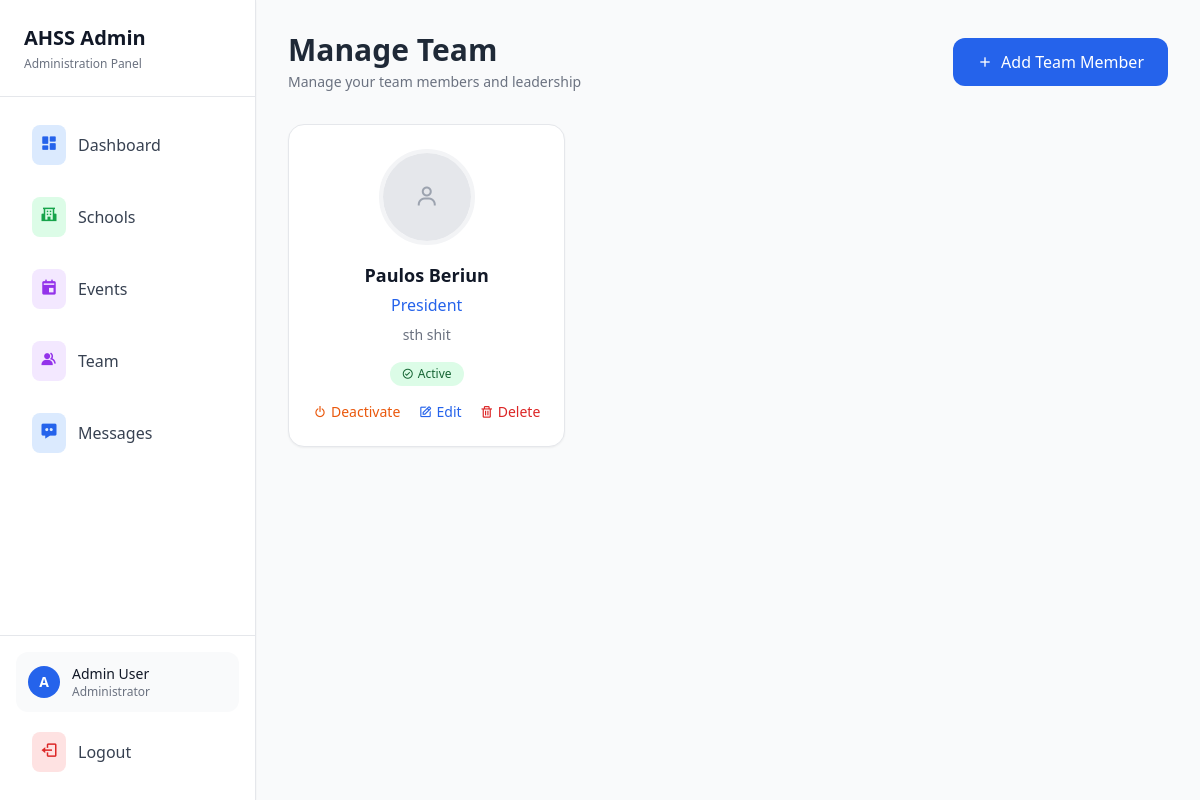
Screenshot of /admin/team (signed in) with the database file from the repository.
### tables this page shows
CREATE TABLE team_members
            (id INTEGER PRIMARY KEY AUTOINCREMENT,
            name TEXT NOT NULL,
            position TEXT NOT NULL,
            description TEXT NOT NULL,
            image_filename TEXT,
            email TEXT,
            social_links TEXT, -- JSON string for multiple social links
            display_order INTEGER DEFAULT 0,
            is_active BOOLEAN DEFAULT 1,
            created_at TIMESTAMP DEFAULT CURRENT_TIMESTAMP,
            updated_at TIMESTAMP DEFAULT CURRENT_TIMESTAMP);

### app.py (the view)
@app.route('/admin/team')
@admin_required
def admin_team():
    conn = get_db_connection()
    team_members = conn.execute('''
        SELECT * FROM team_members
        ORDER BY display_order ASC, created_at DESC
    ''').fetchall()
    conn.close()
    return render_template('admin/team.html', team_members=team_members)

### app.py (called while the page is built)
def get_db_connection():
    conn = sqlite3.connect('site.db')
    conn.row_factory = sqlite3.Row
    return conn

def admin_required(f):
    @wraps(f)
    def decorated_function(*args, **kwargs):
        if 'admin_logged_in' not in session:
            return redirect(url_for('admin_login'))
        return f(*args, **kwargs)
    return decorated_function

### templates/admin/team.html (shortened to what this page needs)
<!DOCTYPE html>
<html lang="en">
<head>
    <script src="https://cdn.tailwindcss.com"></script>
    <link href='https://unpkg.com/boxicons@2.1.4/css/boxicons.min.css' rel='stylesheet'>
</head>
<body class="bg-gray-50 text-gray-800">
    <div class="flex min-h-screen">
        {% include 'admin/include/sidebar.html' %}
        <main class="lg:ml-64 flex-1 p-8">
            <div class="max-w-7xl mx-auto space-y-8">
                <div class="flex items-center justify-between">
                    <div>
                        <h1 class="text-3xl font-bold">Manage Team</h1>
                        <p class="text-gray-500 text-sm mt-1">Manage your team members and leadership</p>
                    </div>
                    <a href="{{ url_for('new_team_member') }}"
                       class="bg-blue-600 hover:bg-blue-700 text-white px-6 py-3 rounded-xl font-medium transition duration-200 flex items-center">
                        <i class='bx bx-plus mr-2'></i> Add Team Member
                    </a>
                </div>
                <div class="grid grid-cols-1 md:grid-cols-2 lg:grid-cols-3 gap-6">
                    {% for member in team_members %}
                    <div class="bg-white rounded-2xl border border-gray-200 shadow-sm p-6 hover:shadow-md transition">
                        <div class="flex flex-col items-center text-center">
                            <div class="w-24 h-24 rounded-full overflow-hidden mb-4 border-4 border-gray-100">
                                {% if member.image_filename %}
                                <img src="{{ url_for('static', filename='uploads/team/' + member.image_filename) }}"
                                     alt="{{ member.name }}"
                                     class="w-full h-full object-cover">
                                {% else %}
                                <div class="w-full h-full bg-gray-200 flex items-center justify-center">
                                    <i class='bx bx-user text-gray-400 text-2xl'></i>
                                </div>
                                {% endif %}
                            </div>
                            <h3 class="text-lg font-semibold text-gray-900 mb-1">{{ member.name }}</h3>
                            <p class="text-blue-600 font-medium mb-2">{{ member.position }}</p>
                            <p class="text-gray-500 text-sm mb-4 line-clamp-2">{{ member.description }}</p>
                            <div class="mb-4">
                                {% if member.is_active %}
                                    <span class="inline-flex items-center px-3 py-1 rounded-full text-xs font-medium bg-green-100 text-green-800">
                                        <i class='bx bx-check-circle mr-1'></i> Active
                                    </span>
                                {% else %}
                                    <span class="inline-flex items-center px-3 py-1 rounded-full text-xs font-medium bg-red-100 text-red-800">
                                        <i class='bx bx-x-circle mr-1'></i> Inactive
                                    </span>
                                {% endif %}
                            </div>
                            <div class="flex space-x-3 w-full">
                                <form method="POST" action="{{ url_for('toggle_team_member_status', member_id=member.id) }}" class="flex-1">
                                    {% if member.is_active %}
                                    <button type="submit"
                                            onclick="return confirm('Are you sure you want to deactivate this team member?')"
                                            class="w-full text-orange-600 hover:text-orange-800 flex items-center justify-center text-sm">
                                        <i class='bx bx-power-off mr-1'></i> Deactivate
                                    </button>
                                    {% else %}
                                    <button type="submit"
                                            onclick="return confirm('Are you sure you want to activate this team member?')"
                                            class="w-full text-green-600 hover:text-green-800 flex items-center justify-center text-sm">
                                        <i class='bx bx-check mr-1'></i> Activate
                                    </button>
                                    {% endif %}
                                </form>
                                <a href="{{ url_for('edit_team_member', member_id=member.id) }}"
                                   class="flex-1 text-blue-600 hover:text-blue-800 flex items-center justify-center text-sm">
                                    <i class='bx bx-edit mr-1'></i> Edit
                                </a>
                                <a href="{{ url_for('delete_team_member', member_id=member.id) }}"
                                   onclick="return confirm('Are you sure you want to delete this team member?')"
                                   class="flex-1 text-red-600 hover:text-red-800 flex items-center justify-center text-sm">
                                    <i class='bx bx-trash mr-1'></i> Delete
                                </a>
                            </div>
                        </div>
                    </div>
                    {% endfor %}
                </div>
            </div>
        </main>
    </div>
</body>
</html>

### rows the page displays
team_members: name "Paulos Beriun", position "President", description "sth shit", is_active True (drawn)
